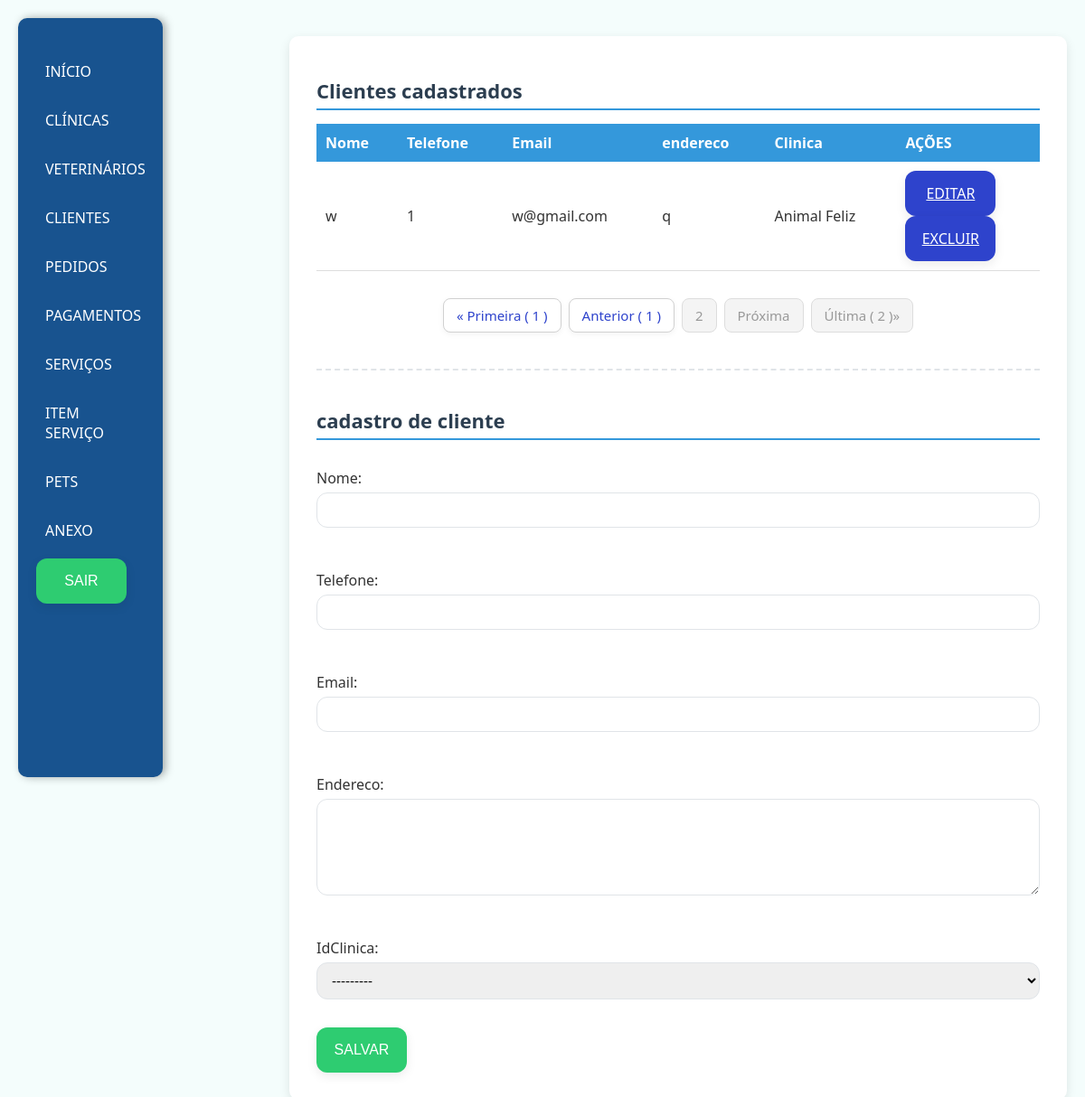
The page /Cliente?pc=2 (signed in) on the database its author committed.
### app/models.py (models this page shows, shortened)
class Cliente(models.Model):
    nome = models.CharField(max_length=50)
    telefone = models.CharField(max_length=20)
    email = models.EmailField(max_length=254, blank=True)
    endereco = models.TextField()
    idClinica = models.ForeignKey(Clinica, on_delete=models.SET_NULL, null=True)

class Clinica(models.Model):
    nome = models.CharField(max_length=100)
    CNPJ = models.CharField(max_length=20, unique=True)
    endereco = models.TextField()
    telefone = models.CharField(max_length=20)
    logo = models.ImageField(upload_to='logo/', null=True, blank=True)
    def __str__(self):
        return self.nome

### app/views.py (the view)
# urls.py: path('Cliente', views.cliente, name="cliente"),
@login_required
def cliente(request):
    clientes = Cliente.objects.all()
    pc = request.GET.get('pc',1)
    listaClientes = Paginator(clientes, 3).get_page(pc)
    formulario = CadastroCliente_MF
    if request.method == 'POST':
        formulario = CadastroCliente_MF(request.POST)
        if formulario.is_valid():
            formulario.save()
            return redirect("cliente")
    return render(request, 'cliente/cliente.html',{
        "clientes": listaClientes, "formulario": formulario
    })

### app/templates/cliente/cliente.html (shortened to what this page needs)
{%extends 'base.html'%}
{%load static %}
{%block estiloCss%}
<link rel="stylesheet" href="{%static 'css/padrao.css'%}">
{%endblock%}
{%block conteudo%}
<div>
    <h1>Clientes cadastrados</h1>
    <table>
        <thead>
            <tr>
            <th>Nome</th>
            <th>Telefone</th>
            <th>Email</th>
            <th>endereco</th>
            <th>Clinica</th>
            <th>AÇÕES</th>
        </thead>
        <tbody>
            {%for cliente in clientes%}
            <tr>
            <td>{{ cliente.nome }}</td>
            <td>{{ cliente.telefone }}</td>
            <td>{{ cliente.email }}</td>
            <td>{{ cliente.endereco }}</td>
            <td>{{ cliente.idClinica }}</td>
            <td>
                <a class="btnA" href="{%url 'editarCliente' cliente.id%}">EDITAR</a>
                <a class="btnA" href="{%url 'excluirCliente' cliente.id%}">EXCLUIR</a>
            </td>
        </tr>
            {%empty%}
            <tr colspan = "4">Nenhum cliente cadastrado no sistema</tr>
            {%endfor%}
        </tbody>
    </table>
     <nav aria-label="Page navigation">
    <ul class="pagination justify-content-center">
    {%if clientes.number == 1%}
      <li class="page-item disabled">
        <a class="page-link" href="#">&laquo; Primeira &#40 {{clientes.number}} &#41 </a>
      </li>
      <li class="page-item disabled">
        <a class="page-link" href="#">Anterior</a>
      </li>
      {% else %}
         <li class="page-item">
        <a class="page-link" href="{% url 'cliente' %}?pc=1">&laquo; Primeira &#40 1 &#41 </a>
      </li>
      <li class="page-item">
        <a class="page-link" href="{% url 'cliente' %}?pc={{clientes.previous_page_number}}">Anterior &#40 {{clientes.previous_page_number}} &#41</a>
      </li>
      {% endif %}
      <li class="page-item disabled">
        <a class="page-link" href="">{{clientes.number}}</a>
      </li>
      {%if clientes.paginator.num_pages == clientes.number%}
      <li class="page-item disabled">
        <a class="page-link" href="#">Próxima </a>
      </li>
      <li class="page-item disabled">
        <a class="page-link" href="#">Última &#40 {{clientes.paginator.num_pages}} &#41&raquo;</a>
      </li>
      {%endif%}
    </ul>
    </nav>
    <hr>
    <h1>cadastro de cliente</h1>
    <form method="POST">
        {{formulario.as_p}}
        <button type="submit">SALVAR</button>
    </form>
</div>
{% endblock %}

### app/static/css/base.css (style rules this page uses)
body { font-family: 'Segoe UI', sans-serif; background-color: #f4fdfc; margin: 0; padding: 20px; color: #333; display: flex; justify-content: space-between; }
form button { background-color: #2ecc71; color: #fff; border: none; padding: 12px 0; font-size: 16px; font-weight: 500; border-radius: 12px; cursor: pointer; transition: all 0.3s ease; box-shadow: 0 4px 12px rgba(0, 0, 0, 0.08); height: 50px; width: 100px; display: flex; align-items: center; justify-content: center; }

### app/static/css/padrao.css (style rules this page uses)
h1 { font-size: 22px; color: #2c3e50; margin-bottom: 15px; border-bottom: 2px solid #3498db; padding-bottom: 5px; }
table { width: 100%; border-collapse: collapse; margin-bottom: 30px; }
thead tr { background-color: #3498db; color: white; }
thead tr th { padding: 10px; text-align: left; }
tbody td { padding: 10px; border-bottom: 1px solid #ddd; }
form { display: flex; flex-direction: column; gap: 15px; }
form button { background-color: #2ecc71; color: #fff; border: none; padding: 12px 0; font-size: 16px; font-weight: 500; border-radius: 12px; cursor: pointer; transition: all 0.3s ease; box-shadow: 0 4px 12px rgba(0, 0, 0, 0.08); height: 50px; width: 100px; display: flex; align-items: center; justify-content: center; }
hr { margin: 40px 0; border: none; border-top: 1px solid #ccc; }
.btnA { background-color: #2e43cc; color: #fff; border: none; font-size: 16px; font-weight: 500; border-radius: 12px; cursor: pointer; transition: all 0.3s ease; box-shadow: 0 4px 12px rgba(0, 0, 0, 0.08); height: 50px; width: 100px; display: flex; align-items: center; justify-content: center; }
form p { display: flex; flex-direction: column; }
form label { font-weight: 500; margin-bottom: 5px; }
form input, form select, form textarea { padding: 10px 12px; border: 1px solid #e0e4e8; border-radius: 12px; font-size: 15px; outline: none; transition: all 0.3s ease; }
hr { border: none; border-top: 2px dashed #e0e4e8; margin: 40px 0; }
.pagination { display: flex; justify-content: center; align-items: center; list-style: none; padding-left: 0; margin: 30px 0; gap: 8px; flex-wrap: wrap; font-family: 'Segoe UI', sans-serif; }
.page-item { display: inline-block; }
.page-link { display: block; color: #2e43cc; background-color: #ffffff; border: 1px solid #d1d1d1; border-radius: 8px; padding: 8px 14px; font-size: 15px; font-weight: 500; text-decoration: none; transition: all 0.3s ease; box-shadow: 0 2px 6px rgba(0, 0, 0, 0.05); }
.page-item.disabled .page-link { color: #999; background-color: #f4f4f4; border-color: #ddd; cursor: not-allowed; box-shadow: none; }

### rows shown on the page
Cliente: nome "w", telefone "1", email "w@gmail.com", endereco "q", idClinica "Animal Feliz"

### other values the page prints
{{ clientes.previous_page_number }} "1"
{{ clientes.number }} "2"
{{ clientes.paginator.num_pages }} "2"
